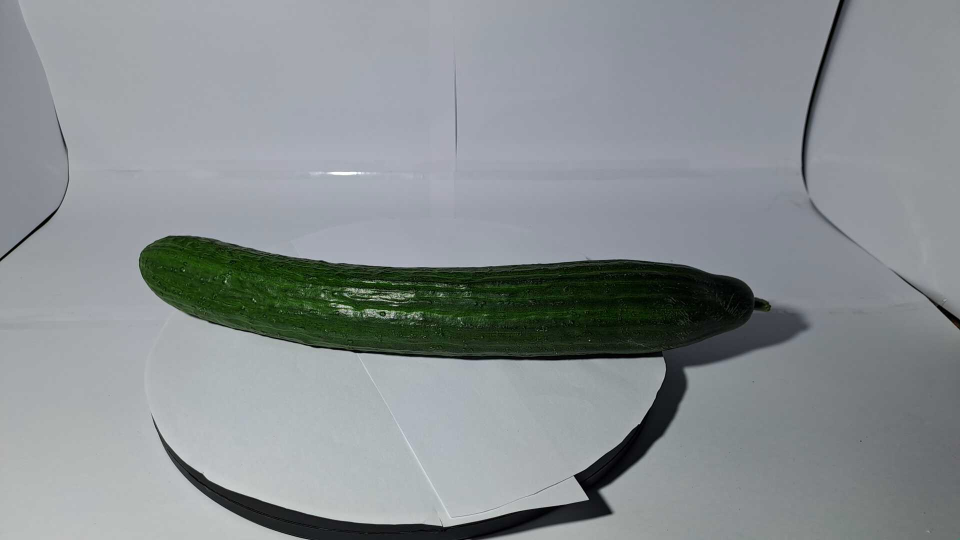
#> input picture New_photos/rawdata/cucumber/cucumber0.jpg, 1920 x 1080 px (shown at 1/2 size); its folder holds only this picture in this run
$ python -i komkommer_cal.py   (imports and definitions only)
#> lines starting #> are read from the running program, lines starting #| are printed output that depends on the picture; after the words box and inside, x2 and y2 are one past the last pixel; in counts of white or black regions, pixels touching at a corner belong together
#%%

import cv2 as cv                 #Lib for image processing
import glob
import numpy as np
import matplotlib.pyplot as plt  #Lib for plotting images
import random
from scipy import stats

img_size = 200


#komkommer uitsnijder
def kleursnijder(img_array,wit):
    hsv = cv.cvtColor(img_array, cv.COLOR_BGR2HSV)
    img_arr = cv.cvtColor(img_array, cv.COLOR_BGR2RGB)

    lower_green = np.array([30, 10, 10])  # Lower bound for green
    upper_green = np.array([75, 255, 255])  # Upper bound for green

    mask = cv.inRange(hsv, lower_green, upper_green)

    if wit:
        # Maak een witte achtergrond
        white_background = np.full_like(img_array, 255)
        # Zet de groene delen zwart (0, 0, 0) en andere delen wit
        new_img = np.where(mask[:, :, np.newaxis] != 0, [0, 0, 0], white_background)
        new_img = new_img.astype(np.uint8)
    else:
        # Alleen de groene delen behouden en andere verwijderen
        new_img = cv.bitwise_and(img_array, img_array, mask=mask)

    return new_img


#RGB test codes
def kleurtest_rood(img_array):
    img = kleursnijder(img_array,False)
    B, G, R= cv.split(img)  # creates three seperate arrays for blue green and red
    rood_ar = R.flatten()  # Converts the 2D array to a 1D array
    rood_waardes = rood_ar[rood_ar != 0]  # Filter out zeros
    return_val = np.mean(rood_waardes)  # takes the mean value of red

    #for printing a red picture
    G[:] = 0
    B[:] = 0
    green_img = cv.merge([R, G, B])
    img_array_new = cv.resize(green_img, (img_size,img_size))
    plt.imshow(img_array_new, cmap="gray")
    plt.show()
    return return_val

def kleurtest_groen(img_array):
    img = kleursnijder(img_array,False)

    B, G, R= cv.split(img)
    groen_ar = G.flatten()  # Converts the 2D array to a 1D array

    groen_waardes = groen_ar[groen_ar != 0]  # Filter out zeros

    return_val  = np.mean(groen_waardes)    # Step 4: Merge the channels back together
    return return_val

def kleurtest_blauw(img_array):
    img = kleursnijder(img_array,False)

    B, G, R= cv.split(img)
    groen_ar = B.flatten()  # Converts the 2D array to a 1D array

    groen_waardes = groen_ar[groen_ar != 0]  # Filter out zeros

    return_val  = np.mean(groen_waardes)    # Step 4: Merge the channels back together
    return return_val


#HSV test codes
def kleurtest_hue(img_array):
    img = kleursnijder(img_array,False)
    hsv = cv.cvtColor(img, cv.COLOR_BGR2HSV)

    H, S, V = cv.split(hsv)
    unfil_ar = H.flatten()  # Converts the 2D array to a 1D array

    fil_waardes = unfil_ar[unfil_ar != 0]  # Filter out zeros

    return_val  = np.mean(fil_waardes)    # Step 4: Merge the channels back together
    return return_val

def kleurtest_S(img_array):
    img = kleursnijder(img_array,False)
    hsv = cv.cvtColor(img, cv.COLOR_BGR2HSV)

    H, S, V = cv.split(hsv)
    unfil_ar = S.flatten()  # Converts the 2D array to a 1D array

    fil_waardes = unfil_ar[unfil_ar != 0]  # Filter out zeros

    return_val  = np.mean(fil_waardes)    # Step 4: Merge the channels back together
    return return_val

def kleurtest_V(img_array):
    img = kleursnijder(img_array,False)
    hsv = cv.cvtColor(img, cv.COLOR_BGR2HSV)

    H, S, V = cv.split(hsv)
    unfil_ar = V.flatten()  # Converts the 2D array to a 1D array

    fil_waardes = unfil_ar[unfil_ar != 0]  # Filter out zeros

    return_val  = np.mean(fil_waardes)    # Step 4: Merge the channels back together
    return return_val

def vormherkenning(img_array):
    # Stap 1: Converteer de afbeelding naar HSV en snijd op kleur
    img = kleursnijder(img_array, True)

    # Stap 2: Converteer de afbeelding naar grijswaarden
    gray = cv.cvtColor(img, cv.COLOR_BGR2GRAY)

    # Stap 3: Verwijder ruis met een Gaussian blur
    blurred = cv.GaussianBlur(gray, (5, 5), 0)

    # Stap 4: Pas drempelwaarde toe om de vorm te isoleren
    _, threshold = cv.threshold(blurred, 120, 255, cv.THRESH_BINARY_INV)

    # Stap 5: Vind de contouren in de afbeelding
    contours, _ = cv.findContours(threshold, cv.RETR_EXTERNAL, cv.CHAIN_APPROX_SIMPLE)

    # Stap 6: Vind de contour met het grootste oppervlak
    if contours:
        grootste_contour = max(contours, key=cv.contourArea)  # Selecteer het grootste contour

        # Optioneel: Filter contouren die te klein zijn
        if cv.contourArea(grootste_contour) > 100:  # Minimale grootte om kleine ruis te filteren
            # Maak een leeg masker om het grootste contour op te tekenen
            mask = np.zeros_like(gray)

            # Teken het grootste contour in het masker
            cv.drawContours(mask, [grootste_contour], -1, (255), thickness=cv.FILLED)

            # Toon het resultaat waarbij alleen het grootste contour zichtbaar is
            result = cv.bitwise_and(img_array, img_array, mask=mask)

            # Toon de afbeelding met het grootste object
            plt.imshow(cv.cvtColor(result, cv.COLOR_BGR2RGB))
            plt.show()


            #returnd nu een afbeelding
            return result
    else:
        print("Geen contouren gevonden.")
        return -1


def unique(list1):
    # initialize a null list
    unique_list = []
    # traverse for all elements
    for x in list1:
        # check if exists in unique_list or not
        if x not in unique_list:
            unique_list.append(x)
    return unique_list

def komkommer():

    names=[]
    labels=[]
    rood_outcome=[]
    groen_outcome=[]
    blauw_outcome=[]
    hue_outcome=[]
    S_outcome=[]
    V_outcome=[]
    vormen=[]   # Voor het opslaan van de vormen

    nummer=[]
    i=0
    for name in glob.glob('photos/Trainingdata/cucumber/*.jpg'):
        img_array = cv.imread(name, cv.IMREAD_UNCHANGED)
#> img_array is the input picture: shape (1080, 1920, 3); mean B, G, R 145.2, 142.7, 137
        names.append(name)
        label=name.split('_')[0] # we splitten de string en pakken het eerste stukje
        img_array = cv.resize(img_array, (img_size,img_size))
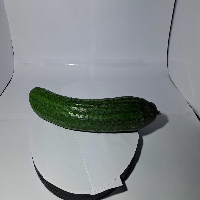
#> img_array: shape (200, 200, 3); mean B, G, R 145.2, 142.7, 136.9
        vormen.append(vormherkenning(img_array))  # Sla de vorm op voor latere analyse
#> in kleursnijder, `hsv = cv.cvtColor(img_array, cv.COLOR_BGR2HSV)`: hsv: shape (200, 200, 3); mean H, S, V 99.2, 29.8, 147.7
#> in kleursnijder, `mask = cv.inRange(hsv, lower_green, upper_green)`:
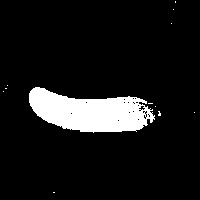
#> mask: shape (200, 200); 9.4% white; 12 white regions (11 under 20 px), largest, box (x1, y1, x2, y2) and area: (29, 87, 155, 133) 3724
#> in vormherkenning, `blurred = cv.GaussianBlur(gray, (5, 5), 0)`:
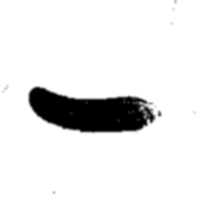
#> blurred: shape (200, 200); min 0, max 255, mean 231.1
#> in vormherkenning, `_, threshold = cv.threshold(blurred, 120, 255, cv.THRESH_BINARY_INV)`: threshold: shape (200, 200); 9.4% white; 2 white regions (1 under 20 px)
#> in vormherkenning, `contours, _ = cv.findContours(threshold, cv.RETR_EXTERNAL, cv.CHAIN_AP..`: contours = 2 contours, 1 with area under 20; largest, box (x1, y1, x2, y2) and area: (29, 87, 154, 132) 3590
#> in vormherkenning, `grootste_contour = max(contours, key=cv.contourArea)`: grootste_contour = contour of 112 points, box (x1, y1, x2, y2) (29, 87, 154, 132), area 3590
#> in vormherkenning, `cv.drawContours(mask, [grootste_contour], -1, (255), thickness=cv.FILL..`: mask: shape (200, 200); 9.4% white; 1 white region, box (x1, y1, x2, y2) and area: (29, 87, 154, 132) 3742
        rood_outcome.append(kleurtest_rood(img_array))
#> in kleurtest_rood, `B, G, R= cv.split(img)`:
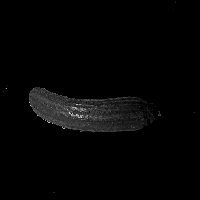
#> G: shape (200, 200); min 0, max 212, mean 4.7
#> in kleurtest_rood, `rood_waardes = rood_ar[rood_ar != 0]`: rood_waardes = 3741 values, max 199 at index 2455, min 1 at index 464, mean 30.92
#> in kleurtest_rood, `return_val = np.mean(rood_waardes)`: return_val = 30.92
#> in kleurtest_rood, `G[:] = 0`: G: shape (200, 200); 9.38% of pixels changed, all inside (x1, y1, x2, y2) = (3, 1, 195, 193)
#> in kleurtest_rood, `green_img = cv.merge([R, G, B])`:
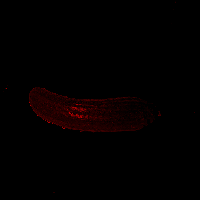
#> green_img: shape (200, 200, 3); mean R, G, B 2.9, 0, 0
        groen_outcome.append(kleurtest_groen(img_array))
#> in kleurtest_groen, `groen_waardes = groen_ar[groen_ar != 0]`: groen_waardes = 3752 values, max 212 at index 1881, min 10 at index 3, mean 49.88
#> in kleurtest_groen, `return_val  = np.mean(groen_waardes)`: return_val = 49.88
        blauw_outcome.append(kleurtest_blauw(img_array))
#> in kleurtest_blauw, `groen_waardes = groen_ar[groen_ar != 0]`: groen_waardes = 3678 values, max 198 at index 2400, min 1 at index 83, mean 24.4
#> in kleurtest_blauw, `return_val  = np.mean(groen_waardes)`: return_val = 24.4
        hue_outcome.append(kleurtest_hue(img_array))
#> in kleurtest_hue, `hsv = cv.cvtColor(img, cv.COLOR_BGR2HSV)`: hsv: shape (200, 200, 3); mean H, S, V 5, 13.5, 4.7
#> in kleurtest_hue, `H, S, V = cv.split(hsv)`:
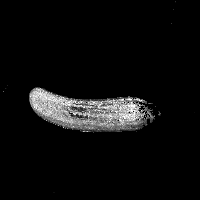
#> S: shape (200, 200); min 0, max 255, mean 13.5
#> in kleurtest_hue, `fil_waardes = unfil_ar[unfil_ar != 0]`: fil_waardes = 3752 values, max 75 at index 0, min 30 at index 3705, mean 53.42
#> in kleurtest_hue, `return_val  = np.mean(fil_waardes)`: return_val = 53.42
        S_outcome.append(kleurtest_S(img_array))
#> in kleurtest_S, `fil_waardes = unfil_ar[unfil_ar != 0]`: fil_waardes = 3752 values, max 255 at index 189, min 10 at index 11, mean 143.7
#> in kleurtest_S, `return_val  = np.mean(fil_waardes)`: return_val = 143.7
        V_outcome.append(kleurtest_V(img_array))
#> in kleurtest_V, `fil_waardes = unfil_ar[unfil_ar != 0]`: fil_waardes = 3752 values, max 212 at index 1881, min 10 at index 3, mean 49.88
#> in kleurtest_V, `return_val  = np.mean(fil_waardes)`: return_val = 49.88

        nummer.append(i)
        i=i+1
        labels.append(label)

    #auto coloring of dots
    name_label_uniq = unique(labels)
    num_labels = len(name_label_uniq)
    cmap = plt.get_cmap('hsv', num_labels)  # 'hsv' is an example; you can use other colormaps
    colors = [cmap(i) for i in range(num_labels)]  # Get color for each label

    for i in range(len(labels)):
        plt.scatter(rood_outcome[i],groen_outcome[i],color=colors[name_label_uniq.index(labels[i])])
        plt.xlabel("rood waarde")
        plt.ylabel("groen waarde")
    plt.show()
    for i in range(len(labels)):
        plt.scatter(blauw_outcome[i],hue_outcome[i],color=colors[name_label_uniq.index(labels[i])])
        plt.xlabel("blauw waarde")
        plt.ylabel("hue waarde")
    plt.show()
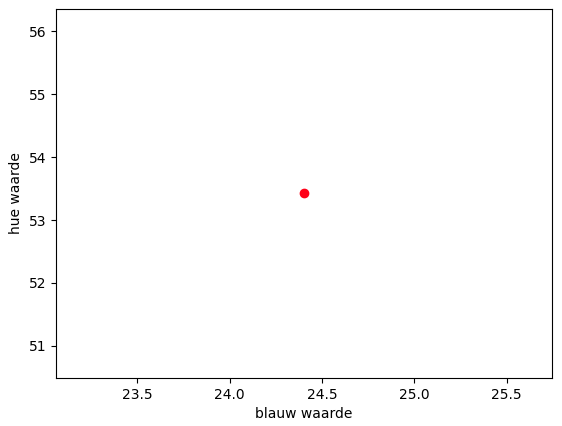
#> figure drawn by matplotlib, 1 panel
    for i in range(len(labels)):
        plt.scatter(vormen[i],V_outcome[i],color=colors[name_label_uniq.index(labels[i])])
        plt.xlabel("vorm")
        plt.ylabel("V waarde")
    plt.show()
# %%

#> (the run stopped early here; a loop or call above may not have finished)

$ run again, on New_photos/rawdata/cucumber/cucumber13.jpg
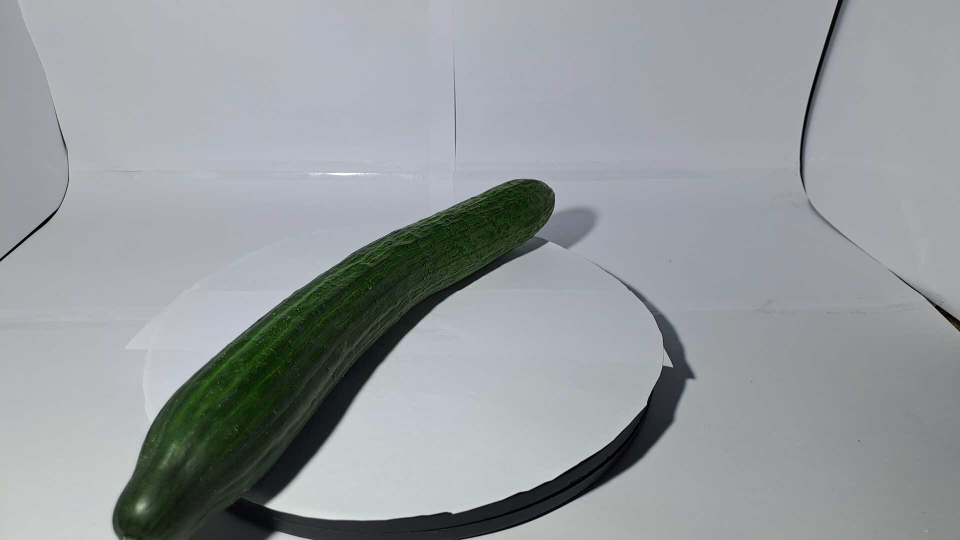
#> input picture New_photos/rawdata/cucumber/cucumber13.jpg, 1920 x 1080 px (shown at 1/2 size)
#> in komkommer, img_array is the input picture: shape (1080, 1920, 3); mean B, G, R 157.5, 154.4, 148.9
#> img_array: shape (200, 200, 3)
#> in kleursnijder, `mask = cv.inRange(hsv, lower_green, upper_green)`:
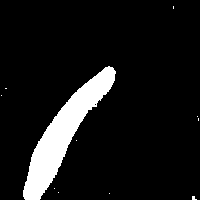
#> mask: shape (200, 200); 9.4% white; 11 white regions (10 under 20 px), largest, box (x1, y1, x2, y2) and area: (23, 66, 116, 200) 3726
#> threshold: shape (200, 200); 9.3% white; 2 white regions (1 under 20 px)
#> contours = 2 contours, 1 with area under 20; largest, box (x1, y1, x2, y2) and area: (23, 66, 116, 200) 3564
#> grootste_contour = contour of 170 points, box (x1, y1, x2, y2) (23, 66, 116, 200), area 3564
#> rood_waardes = 3751 values, max 186 at index 2093, min 1 at index 70, mean 36.02
#> in kleurtest_rood, `return_val = np.mean(rood_waardes)`: return_val = 36.02
#> in kleurtest_groen, `groen_waardes = groen_ar[groen_ar != 0]`: groen_waardes = 3754 values, max 196 at index 2096, min 11 at index 1, mean 52.37
#> in kleurtest_groen, `return_val  = np.mean(groen_waardes)`: return_val = 52.37
#> in kleurtest_blauw, `groen_waardes = groen_ar[groen_ar != 0]`: groen_waardes = 3748 values, max 189 at index 2090, min 1 at index 70, mean 31.12
#> in kleurtest_blauw, `return_val  = np.mean(groen_waardes)`: return_val = 31.12
#> in kleurtest_hue, `fil_waardes = unfil_ar[unfil_ar != 0]`: fil_waardes = 3754 values, max 75 at index 710, min 30 at index 1480, mean 54.41
#> in kleurtest_hue, `return_val  = np.mean(fil_waardes)`: return_val = 54.41
#> in kleurtest_S, `fil_waardes = unfil_ar[unfil_ar != 0]`: fil_waardes = 3754 values, max 255 at index 50, min 10 at index 451, mean 110.4
#> in kleurtest_S, `return_val  = np.mean(fil_waardes)`: return_val = 110.4
#> in kleurtest_V, `fil_waardes = unfil_ar[unfil_ar != 0]`: fil_waardes = 3754 values, max 196 at index 2096, min 11 at index 1, mean 52.37
#> in kleurtest_V, `return_val  = np.mean(fil_waardes)`: return_val = 52.37
#> in komkommer, `plt.show()`:
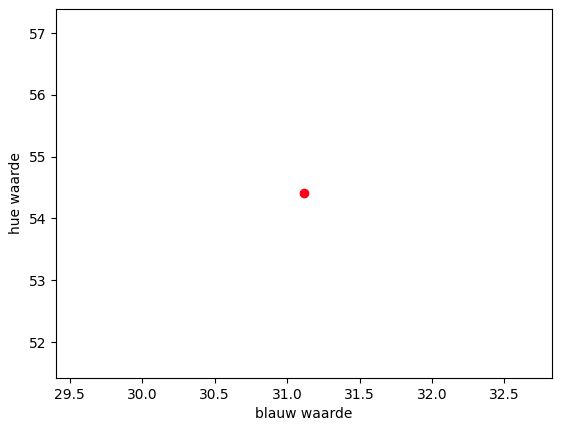
#> figure drawn by matplotlib, 1 panel

$ run again, on New_photos/rawdata/cucumber/cucumber14.jpg
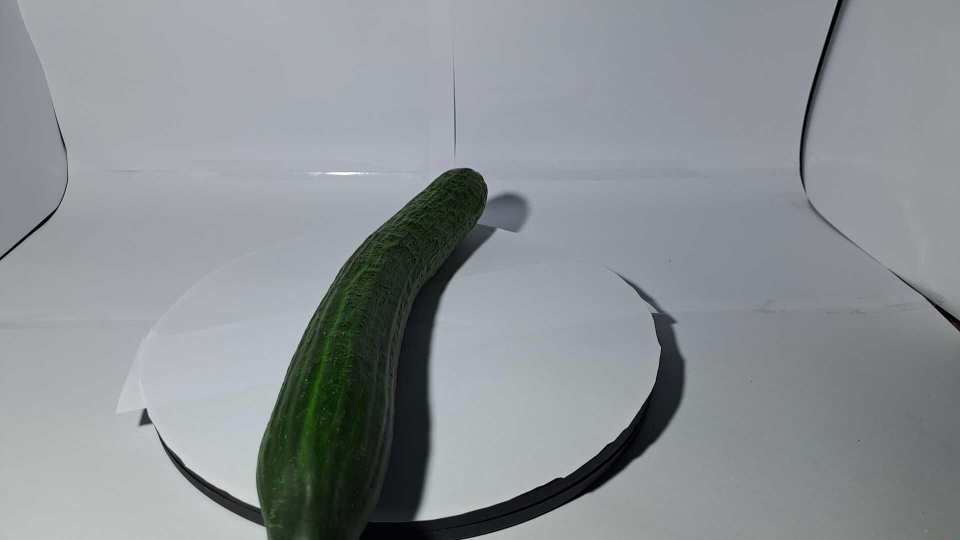
#> input picture New_photos/rawdata/cucumber/cucumber14.jpg, 1920 x 1080 px (shown at 1/2 size)
#> in komkommer, img_array is the input picture: shape (1080, 1920, 3); mean B, G, R 148.5, 144.6, 139.6
#> img_array: shape (200, 200, 3)
#> gray: shape (200, 200); 92.9% white; 14 black regions (12 under 20 px), largest, box (x1, y1, x2, y2) and area: (53, 62, 101, 200) 2801, (192, 195, 198, 200) 22
#> threshold: shape (200, 200); 7% white; 2 white regions (1 under 20 px)
#> contours = 2 contours, 1 with area under 20; largest, box (x1, y1, x2, y2) and area: (53, 62, 101, 200) 2643
#> grootste_contour = contour of 132 points, box (x1, y1, x2, y2) (53, 62, 101, 200), area 2643
#> rood_waardes = 2841 values, max 195 at index 2514, min 1 at index 181, mean 33.74
#> in kleurtest_rood, `return_val = np.mean(rood_waardes)`: return_val = 33.74
#> in kleurtest_groen, `groen_waardes = groen_ar[groen_ar != 0]`: groen_waardes = 2841 values, max 204 at index 2514, min 10 at index 2730, mean 47.61
#> in kleurtest_groen, `return_val  = np.mean(groen_waardes)`: return_val = 47.61
#> in kleurtest_blauw, `groen_waardes = groen_ar[groen_ar != 0]`: groen_waardes = 2840 values, max 198 at index 2513, min 1 at index 180, mean 29.79
#> in kleurtest_blauw, `return_val  = np.mean(groen_waardes)`: return_val = 29.79
#> in kleurtest_hue, `fil_waardes = unfil_ar[unfil_ar != 0]`: fil_waardes = 2841 values, max 75 at index 3, min 41 at index 1712, mean 54.94
#> in kleurtest_hue, `return_val  = np.mean(fil_waardes)`: return_val = 54.94
#> in kleurtest_S, `fil_waardes = unfil_ar[unfil_ar != 0]`: fil_waardes = 2841 values, max 255 at index 181, min 11 at index 2437, mean 101.7
#> in kleurtest_S, `return_val  = np.mean(fil_waardes)`: return_val = 101.7
#> in kleurtest_V, `fil_waardes = unfil_ar[unfil_ar != 0]`: fil_waardes = 2841 values, max 204 at index 2514, min 10 at index 2730, mean 47.61
#> in kleurtest_V, `return_val  = np.mean(fil_waardes)`: return_val = 47.61
#> in komkommer, `plt.show()`:
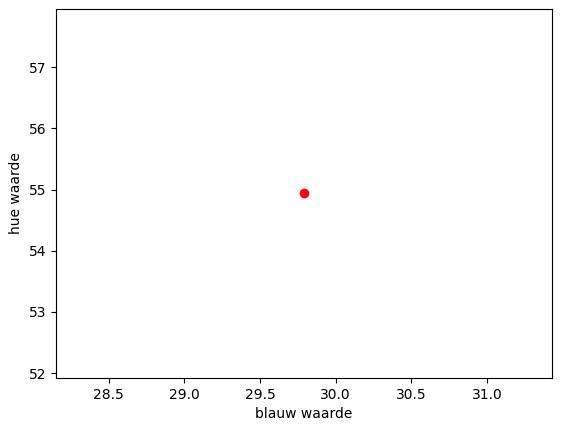
#> figure drawn by matplotlib, 1 panel
